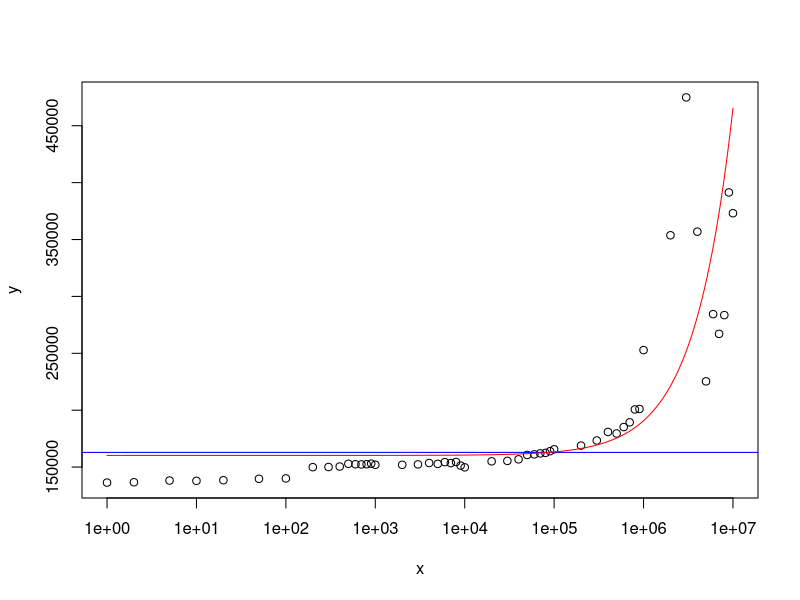

This figure's R source:
# Input data
x <- c(1,2,5,10,20,50,100,200,300,400,500,600,700,800,900,1000,2000,3000,4000,5000,6000,7000,8000,9000,10000,20000,30000,40000,50000,60000,70000,80000,90000,100000,200000,300000,400000,500000,600000,700000,800000,900000,1000000,2000000,3000000,4000000,5000000,6000000,7000000,8000000,9000000,10000000)
y <- c(136370,136660,138160,137930,138450,139710,140050,149920,150070,150500,152890,152480,152310,152500,153020,152030,151990,152390,153580,152830,154360,153510,154460,151330,149770,155050,155470,156810,160670,161170,162040,162470,163970,165630,168900,173350,180890,179530,185190,189320,200650,201060,252820,353740,474910,356920,225350,284420,267090,283560,391390,373110)

# Linear regression
model <- lm(y ~ x)

# Print coefficients
print(coef(model))

# Estimating function
f <- function(x) {
  160000 + (((x + 8192 - 1) / 8192) * 250)
}

# Estimated values
x1 <- seq(1, 10000000, by = 1000)
y1 <- f(x1)

png("data-drop.png")
# plot(x, y)
 plot(x, y, log = "x")
abline(model, col = "blue")
lines(x1, y1, col = "red")
